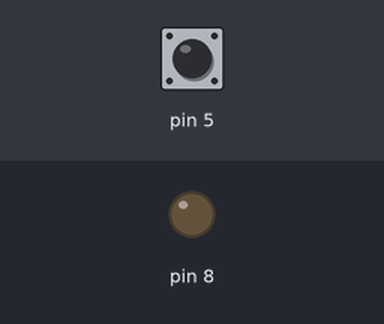
The sketch below on a simulated Arduino Uno, built with avr-gcc and run on an emulated ATmega328P. Parts: output pins drawn as LEDs (lit = HIGH). Inputs (shaded band) come from the test bench; at power-on: pin 5 HIGH.

Above: at 1.2 s.
1.3 s: pin 5 pulled LOW for 0.15 s
At 1.6 s:
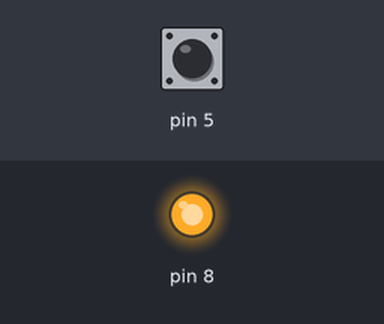
2.9 s: pin 5 pulled LOW for 1 s
At 4.0 s:
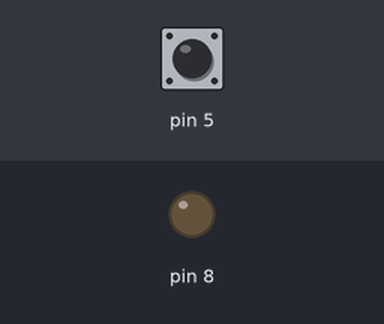
5.4 s: pin 5 pulled LOW for 3.2 s
At 5.9 s:
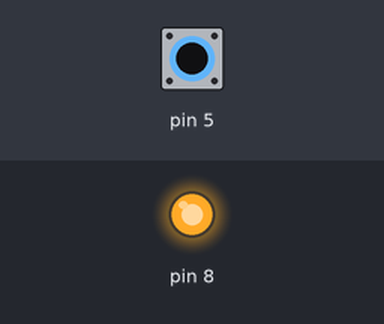
Timing chart, 0 to 8.4 s (numbered marks = the images above; inputs shaded):
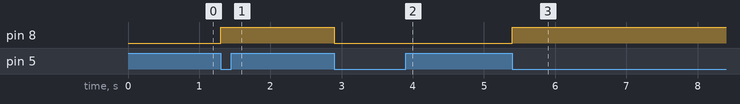

The sketch:

cvet.ino
```cpp
int flag = 0;

void setup() {
  pinMode(5, INPUT_PULLUP);
  pinMode(8, OUTPUT);
}


void loop() {
  if (flag == 0) {
    if (digitalRead(5) == 0) {
      digitalWrite(8, HIGH);
       if (digitalRead(5) == 1) {
        flag = 1;
       }
    }
  }

  if (flag == 1) {
    if (digitalRead(5) == 0) {
      digitalWrite(8, LOW);
       if (digitalRead(5) == 1) {
        flag = 0;
       }
    }
  }
}
```

Measured:
- after the input at 1.3 s, pin 8: LOW → HIGH at once
- after the input at 2.9 s, pin 8: HIGH → LOW at once
- after the input at 5.4 s, pin 8: LOW → HIGH at once
